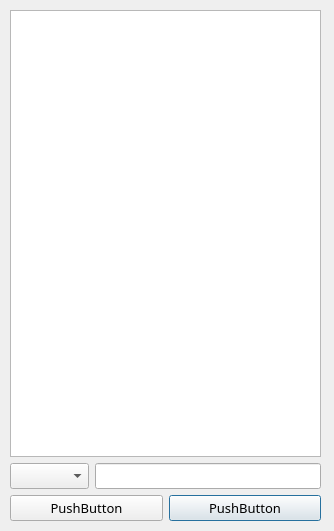
<?xml version="1.0" encoding="UTF-8"?>
<ui version="4.0">
 <class>ShowMoreInfo</class>
 <widget class="QDialog" name="ShowMoreInfo">
  <property name="geometry">
   <rect>
    <x>0</x>
    <y>0</y>
    <width>334</width>
    <height>531</height>
   </rect>
  </property>
  <property name="minimumSize">
   <size>
    <width>334</width>
    <height>531</height>
   </size>
  </property>
  <property name="maximumSize">
   <size>
    <width>334</width>
    <height>531</height>
   </size>
  </property>
  <property name="font">
   <font>
    <family>微软雅黑</family>
    <pointsize>10</pointsize>
   </font>
  </property>
  <property name="windowTitle">
   <string>更多信息</string>
  </property>
  <property name="windowIcon">
   <iconset resource="TimeTableQt.qrc">
    <normaloff>:/TimeTableQt/TimeTable.ico</normaloff>:/TimeTableQt/TimeTable.ico</iconset>
  </property>
  <widget class="QWidget" name="">
   <property name="geometry">
    <rect>
     <x>10</x>
     <y>10</y>
     <width>311</width>
     <height>511</height>
    </rect>
   </property>
   <layout class="QVBoxLayout" name="verticalLayout">
    <item>
     <widget class="QListView" name="listView"/>
    </item>
    <item>
     <layout class="QHBoxLayout" name="horizontalLayout">
      <item>
       <widget class="QComboBox" name="comboBox"/>
      </item>
      <item>
       <widget class="QLineEdit" name="lineEdit"/>
      </item>
     </layout>
    </item>
    <item>
     <layout class="QHBoxLayout" name="horizontalLayout_2">
      <item>
       <widget class="QPushButton" name="pushButton">
        <property name="text">
         <string>PushButton</string>
        </property>
       </widget>
      </item>
      <item>
       <widget class="QPushButton" name="pushButton_2">
        <property name="text">
         <string>PushButton</string>
        </property>
        <property name="default">
         <bool>true</bool>
        </property>
       </widget>
      </item>
     </layout>
    </item>
   </layout>
  </widget>
 </widget>
 <resources>
  <include location="TimeTableQt.qrc"/>
 </resources>
 <connections/>
</ui>
